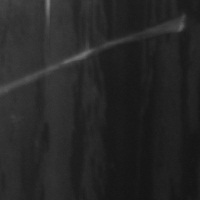
#> input picture NEU-DET/train/images/scratches/scratches_126.jpg, 200 x 200 px; its folder holds only this picture in this run
$ python improved_normal_images.py   (older library calls are emulated)
#> lines starting #> are read from the running program, lines starting #| are printed output that depends on the picture
# normal_from_scratches.py
import cv2
import numpy as np
import random
from pathlib import Path
import shutil
from tqdm import tqdm
import math


def find_clean_patches_from_scratches(image, scratch_bboxes, n_patches=10, min_patch_size=100):
    """
    Находит чистые (без царапин) участки на изображении с царапинами

    image: исходное изображение
    scratch_bboxes: список bounding boxes царапин [[x1, y1, x2, y2], ...]
    n_patches: сколько патчей найти
    min_patch_size: минимальный размер патча
    """
    h, w = image.shape[:2]
    clean_patches = []

    # Создаем маску царапин
    scratch_mask = np.zeros((h, w), dtype=np.uint8)
    for bbox in scratch_bboxes:
        x1, y1, x2, y2 = bbox
        cv2.rectangle(scratch_mask, (x1, y1), (x2, y2), 255, -1)

    # Расширяем маску, чтобы исключить области ВОКРУГ царапин
    kernel = np.ones((20, 20), np.uint8)
    expanded_mask = cv2.dilate(scratch_mask, kernel, iterations=1)

    # Инвертируем маску: 255 = чистые области
    clean_mask = cv2.bitwise_not(expanded_mask)

    # Находим контуры чистых областей
    contours, _ = cv2.findContours(clean_mask, cv2.RETR_EXTERNAL, cv2.CHAIN_APPROX_SIMPLE)

    # Сортируем контуры по площади (от большего к меньшему)
    contours = sorted(contours, key=cv2.contourArea, reverse=True)

    for contour in contours[:20]:  # Берем самые большие области
        area = cv2.contourArea(contour)
        if area < min_patch_size * min_patch_size:
            continue

        # Получаем bounding rectangle контура
        x, y, rect_w, rect_h = cv2.boundingRect(contour)

        # Пробуем несколько случайных позиций внутри этой области
        for _ in range(5):
            if rect_w >= min_patch_size and rect_h >= min_patch_size:
                # Случайная позиция внутри контура
                patch_x = x + random.randint(0, rect_w - min_patch_size)
                patch_y = y + random.randint(0, rect_h - min_patch_size)

                # Проверяем, что патч полностью внутри чистого контура
                patch_center = (patch_x + min_patch_size // 2, patch_y + min_patch_size // 2)

                # Проверка точной принадлежности контуру
                if cv2.pointPolygonTest(contour, patch_center, False) >= 0:
                    # Проверяем, что весь патч чистый
                    patch_mask = clean_mask[patch_y:patch_y + min_patch_size,
                                 patch_x:patch_x + min_patch_size]

                    if np.all(patch_mask == 255):  # Весь патч чистый
                        patch = image[patch_y:patch_y + min_patch_size,
                                patch_x:patch_x + min_patch_size]
                        clean_patches.append(patch)

                        if len(clean_patches) >= n_patches:
                            return clean_patches

    return clean_patches


def parse_scratches_xml(xml_path):
    """Парсит XML файл с царапинами, возвращает bounding boxes"""
    import xml.etree.ElementTree as ET

    if not xml_path.exists():
        return []

    tree = ET.parse(xml_path)
    root = tree.getroot()

    bboxes = []
    for obj in root.findall('object'):
        name = obj.find('name').text
        if name == 'scratches':
            bndbox = obj.find('bndbox')
            xmin = int(bndbox.find('xmin').text)
            ymin = int(bndbox.find('ymin').text)
            xmax = int(bndbox.find('xmax').text)
            ymax = int(bndbox.find('ymax').text)
            bboxes.append([xmin, ymin, xmax, ymax])

    return bboxes


def create_normal_from_scratches_dataset():
    """
    Основная функция: создает нормальные изображения из clean участков изображений с царапинами
    """
    print("=" * 70)
    print("СОЗДАНИЕ НОРМАЛЬНЫХ ИЗОБРАЖЕНИЙ ИЗ ЧИСТЫХ УЧАСТКОВ ЦАРАПИН")
    print("=" * 70)

    # Удаляем старые нормальные изображения
    for split in ['train', 'val', 'test']:
        normal_dir = Path(f"data/classification/{split}/no_defect")
        if normal_dir.exists():
            shutil.rmtree(normal_dir)
        normal_dir.mkdir(parents=True, exist_ok=True)

    # Пути к данным
    base_path = Path("NEU-DET")

    # Собираем все изображения с царапинами
    scratches_images = []

    for split in ['train', 'validation']:
        scratches_dir = base_path / split / 'images' / 'scratches'
        annotations_dir = base_path / split / 'annotations'

        if scratches_dir.exists():
            for img_path in scratches_dir.glob('*.jpg'):
                # Находим соответствующий XML
                img_id = img_path.stem.split('_')[-1]
                xml_path = annotations_dir / f"scratches_{img_id}.xml"

                scratches_images.append({
                    'img_path': img_path,
                    'xml_path': xml_path,
                    'split': split
                })

    print(f"Найдено {len(scratches_images)} изображений с царапинами")

    # Разделяем на train/val/test
    train_scratches = [img for img in scratches_images if img['split'] == 'train']
    val_test_scratches = [img for img in scratches_images if img['split'] == 'validation']

    val_size = len(val_test_scratches) // 2
    val_scratches = val_test_scratches[:val_size]
    test_scratches = val_test_scratches[val_size:]

    print(f"\nРазделение:")
    print(f"  Train: {len(train_scratches)} изображений")
    print(f"  Val: {len(val_scratches)} изображений")
    print(f"  Test: {len(test_scratches)} изображений")

    # Создаем нормальные изображения для каждого сплита
    splits = [
        ('train', train_scratches, 150, 100, 200),  # больше патчей
        ('val', val_scratches, 30, 100, 200),
        ('test', test_scratches, 30, 100, 200)
    ]

    for split_name, scratches_list, target_count, min_size, max_size in splits:
        if not scratches_list:
            print(f"\n⚠️  Нет изображений для {split_name}!")
            continue

        print(f"\nСоздание нормальных изображений для {split_name.upper()}...")
        output_dir = Path(f"data/classification/{split_name}/no_defect")

        created_count = 0
        pbar = tqdm(total=target_count)

        # Перемешиваем список
        random.shuffle(scratches_list)

        idx = 0
        while created_count < target_count and idx < len(scratches_list):
            img_info = scratches_list[idx]
            img_path = img_info['img_path']
            xml_path = img_info['xml_path']

            # Загружаем изображение
            image = cv2.imread(str(img_path))
#> image is the input picture: shape (200, 200, 3); min 20, max 126, mean 38.1
            if image is None:
                idx += 1
                continue

            # Парсим XML с царапинами
            scratch_bboxes = parse_scratches_xml(xml_path)

            if not scratch_bboxes:
                idx += 1
                continue

            # Находим чистые патчи
            clean_patches = find_clean_patches_from_scratches(
                image,
                scratch_bboxes,
                n_patches=5,  # 5 патчей с одного изображения
                min_patch_size=min_size
            )

            # Сохраняем найденные патчи
            for i, patch in enumerate(clean_patches):
                if created_count >= target_count:
                    break

                # Иногда ресайзим для разнообразия
                if random.random() > 0.5:
                    new_size = random.randint(min_size, max_size)
                    patch = cv2.resize(patch, (new_size, new_size))

                # Иногда поворачиваем для аугментации
                if random.random() > 0.7:
                    angle = random.choice([0, 90, 180, 270])
                    if angle == 90:
                        patch = cv2.rotate(patch, cv2.ROTATE_90_CLOCKWISE)
                    elif angle == 180:
                        patch = cv2.rotate(patch, cv2.ROTATE_180)
                    elif angle == 270:
                        patch = cv2.rotate(patch, cv2.ROTATE_90_COUNTERCLOCKWISE)

                # Сохраняем
                output_path = output_dir / f"normal_scratch_{created_count:04d}.jpg"
                cv2.imwrite(str(output_path), patch)

                created_count += 1
                pbar.update(1)

            idx += 1

        pbar.close()

        if created_count < target_count:
            print(f"  Создано только {created_count} из {target_count}")
            print(f"  Нужно больше изображений с царапинами!")

    print("\n" + "=" * 70)
    print("СТАТИСТИКА СОЗДАННЫХ ИЗОБРАЖЕНИЙ")
    print("=" * 70)

    total_normal = 0
    for split in ['train', 'val', 'test']:
        normal_dir = Path(f"data/classification/{split}/no_defect")
        if normal_dir.exists():
            normal_count = len(list(normal_dir.glob('*.jpg')))
            total_normal += normal_count
            print(f"{split.upper()}: {normal_count} нормальных изображений")

    print(f"\nВсего создано: {total_normal} нормальных изображений")

    # Визуализация
    visualize_results()


def visualize_results():
    """Визуализация созданных нормальных изображений и их источников"""
    import matplotlib.pyplot as plt

    print("\nСоздание визуализации...")

    # Находим несколько примеров
    examples = []

    # Ищем изображение с царапинами и его нормальные патчи
    base_path = Path("NEU-DET")
    scratches_dir = base_path / 'train' / 'images' / 'scratches'

    if scratches_dir.exists():
        scratches_images = list(scratches_dir.glob('*.jpg'))[:3]

        for scratch_img_path in scratches_images:
            # Загружаем изображение с царапинами
            scratch_image = cv2.imread(str(scratch_img_path))
            scratch_image = cv2.cvtColor(scratch_image, cv2.COLOR_BGR2RGB)

            # Находим соответствующий XML
            img_id = scratch_img_path.stem.split('_')[-1]
            xml_path = base_path / 'train' / 'annotations' / f"scratches_{img_id}.xml"

            # Парсим bounding boxes
            scratch_bboxes = parse_scratches_xml(xml_path)

            # Создаем визуализацию с bounding boxes
            visualized = scratch_image.copy()
            for bbox in scratch_bboxes:
                x1, y1, x2, y2 = bbox
                cv2.rectangle(visualized, (x1, y1), (x2, y2), (255, 0, 0), 3)

            # Находим чистые патчи
            clean_patches = find_clean_patches_from_scratches(
                cv2.cvtColor(scratch_image, cv2.COLOR_RGB2BGR),
                scratch_bboxes,
                n_patches=3,
                min_patch_size=100
            )
#> after the loop in find_clean_patches_from_scratches, `for bbox in scratch_bboxes:`: scratch_mask: shape (200, 200); every value is 0
#> in find_clean_patches_from_scratches, `clean_mask = cv2.bitwise_not(expanded_mask)`: clean_mask: shape (200, 200); every value is 255
#> in find_clean_patches_from_scratches, `contours, _ = cv2.findContours(clean_mask, cv2.RETR_EXTERNAL, cv2.CHAI..`: contours = [[[0, 0], [0, 199], [199, 199], [199, 0]]]
#> the loop in find_clean_patches_from_scratches, `for contour in contours[:20]:` made 1 pass
#> (contour, area, x, y, rect_w, rect_h) on pass 1: ([[0, 0], [0, 199], [199, 199], [199, 0]], 39601, 0, 0, 200, 200)
#> after the loop in find_clean_patches_from_scratches, `for contour in contours[:20]:`: clean_patches = 3 items

            examples.append({
                'original': scratch_image,
                'visualized': visualized,
                'clean_patches': clean_patches[:3],  # первые 3 патча
                'name': scratch_img_path.name
            })

    # Создаем фигуру
    n_examples = len(examples)
    if n_examples == 0:
        print("Не найдено примеров для визуализации")
        return

    fig, axes = plt.subplots(n_examples, 5, figsize=(20, n_examples * 4))

    if n_examples == 1:
        axes = axes.reshape(1, -1)

    for row, example in enumerate(examples):
        # Оригинал с царапинами
        axes[row, 0].imshow(example['original'])
        axes[row, 0].set_title(f"Оригинал\n{example['name']}")
        axes[row, 0].axis('off')

        # С bounding boxes
        axes[row, 1].imshow(example['visualized'])
        axes[row, 1].set_title("С разметкой царапин")
        axes[row, 1].axis('off')

        # Чистые патчи
        for col in range(3):
            if col < len(example['clean_patches']):
                patch = example['clean_patches'][col]
                patch_rgb = cv2.cvtColor(patch, cv2.COLOR_BGR2RGB)
                axes[row, 2 + col].imshow(patch_rgb)
                axes[row, 2 + col].set_title(f"Чистый патч {col + 1}\n{patch.shape[:2]}")
                axes[row, 2 + col].axis('off')

    plt.tight_layout()
    plt.savefig("normal_from_scratches_demo.jpg", dpi=150, bbox_inches='tight')
    plt.show()

    print("Визуализация сохранена как 'normal_from_scratches_demo.jpg'")


def verify_normal_images():
    """Проверяет, что созданные изображения действительно 'нормальные'"""
    print("\n" + "=" * 70)
    print("ПРОВЕРКА КАЧЕСТВА НОРМАЛЬНЫХ ИЗОБРАЖЕНИЙ")
    print("=" * 70)

    for split in ['train', 'val', 'test']:
        normal_dir = Path(f"data/classification/{split}/no_defect")

        if not normal_dir.exists():
            print(f"\n{split.upper()}: папка не существует")
            continue

        images = list(normal_dir.glob('*.jpg'))
        if not images:
            print(f"\n{split.upper()}: нет изображений")
            continue

        print(f"\n{split.upper()}: {len(images)} изображений")

        # Проверяем несколько случайных
        sample_size = min(5, len(images))
        sample = random.sample(images, sample_size)

        for img_path in sample:
            img = cv2.imread(str(img_path))
            if img is None:
                continue

            # Простая проверка
            gray = cv2.cvtColor(img, cv2.COLOR_BGR2GRAY)

            # 1. Проверка на однородность (не должно быть резких переходов)
            laplacian_var = cv2.Laplacian(gray, cv2.CV_64F).var()

            # 2. Проверка размера
            h, w = img.shape[:2]

            status = "✓ ХОРОШО" if 50 <= laplacian_var <= 5000 else "⚠️ ПОДОЗРИТЕЛЬНО"

            print(f"  {img_path.name}: {w}x{h}, "
                  f"лапласиан={laplacian_var:.1f} {status}")


def balance_dataset_if_needed():
    """
    Балансирует датасет, если нужно
    """
    print("\n" + "=" * 70)
    print("БАЛАНСИРОВКА ДАТАСЕТА")
    print("=" * 70)

    defect_counts = {}
    normal_counts = {}

    for split in ['train', 'val', 'test']:
        split_path = Path(f"data/classification/{split}")

        defect_counts[split] = {}
        normal_counts[split] = 0

        for class_dir in split_path.iterdir():
            if class_dir.is_dir():
                images = list(class_dir.glob('*.jpg'))
                count = len(images)

                if class_dir.name == 'no_defect':
                    normal_counts[split] = count
                else:
                    defect_counts[split][class_dir.name] = count

    # Вывод статистики
    for split in ['train', 'val', 'test']:
        print(f"\n{split.upper()}:")
        print(f"  Нормальные: {normal_counts[split]}")

        total_defects = sum(defect_counts[split].values())
        print(f"  Дефекты: {total_defects} (crack: {defect_counts[split].get('crack', 0)}, "
              f"dent: {defect_counts[split].get('dent', 0)}, "
              f"scratch: {defect_counts[split].get('scratch', 0)})")

        if total_defects > 0:
            ratio = normal_counts[split] / total_defects
            print(f"  Соотношение: {ratio:.2f}:1")

            # Рекомендации
            if ratio < 0.3:
                print("  ⚠️  Слишком мало нормальных изображений!")
                print("     Рекомендуется: Увеличить n_patches в find_clean_patches_from_scratches")
            elif ratio > 3:
                print("  ⚠️  Слишком много нормальных изображений!")
                print("     Можно уменьшить target_count для нормальных")


if __name__ == "__main__":
    try:
        import cv2
        import numpy as np
        from tqdm import tqdm
        import matplotlib.pyplot as plt
    except ImportError as e:
        print(f"Ошибка: {e}")
        print("Установите: pip install opencv-python numpy tqdm matplotlib")
        exit(1)

    print("=" * 70)
    print("НОРМАЛЬНЫЕ ИЗОБРАЖЕНИЯ ИЗ ЧИСТЫХ УЧАСТКОВ ЦАРАПИН")
    print("=" * 70)

    # 1. Создаем нормальные изображения
    create_normal_from_scratches_dataset()
#> in visualize_results, `n_examples = len(examples)`: n_examples = 1
#> the loop in visualize_results, `for row, example in enumerate(examples):` made 1 pass
#> row on pass 1: 0
#> after the loop in visualize_results, `for row, example in enumerate(examples):`:
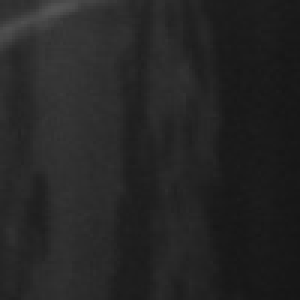
#> patch: shape (100, 100, 3) (shown 3 times larger); min 22, max 85, mean 37.2
#> in visualize_results, `plt.savefig("normal_from_scratches_demo.jpg", dpi=150, bbox_inches='ti..`:
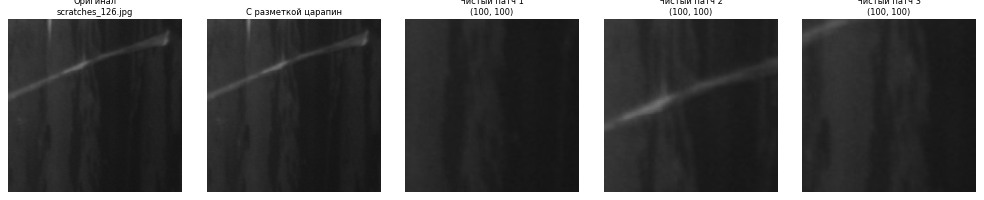
#> figure drawn by matplotlib, 5 panels

    # 2. Проверяем качество
    verify_normal_images()

    # 3. Балансируем датасет
#> (the run stopped early here; a loop or call above may not have finished)
